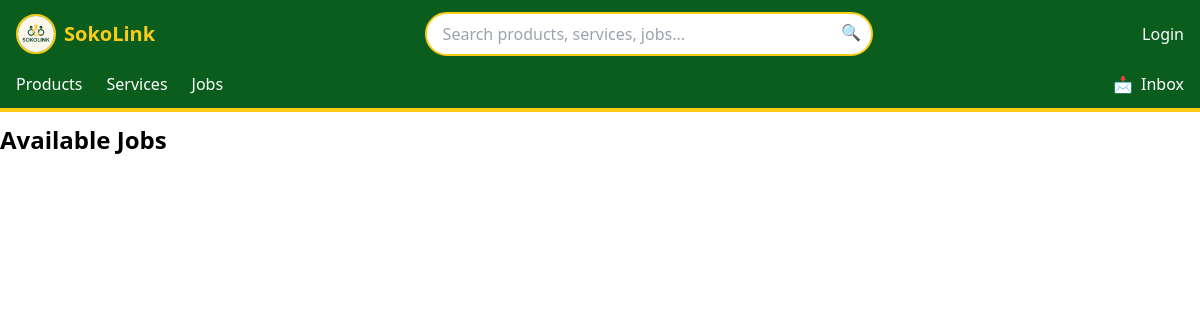
The app's page /jobs/, older data.
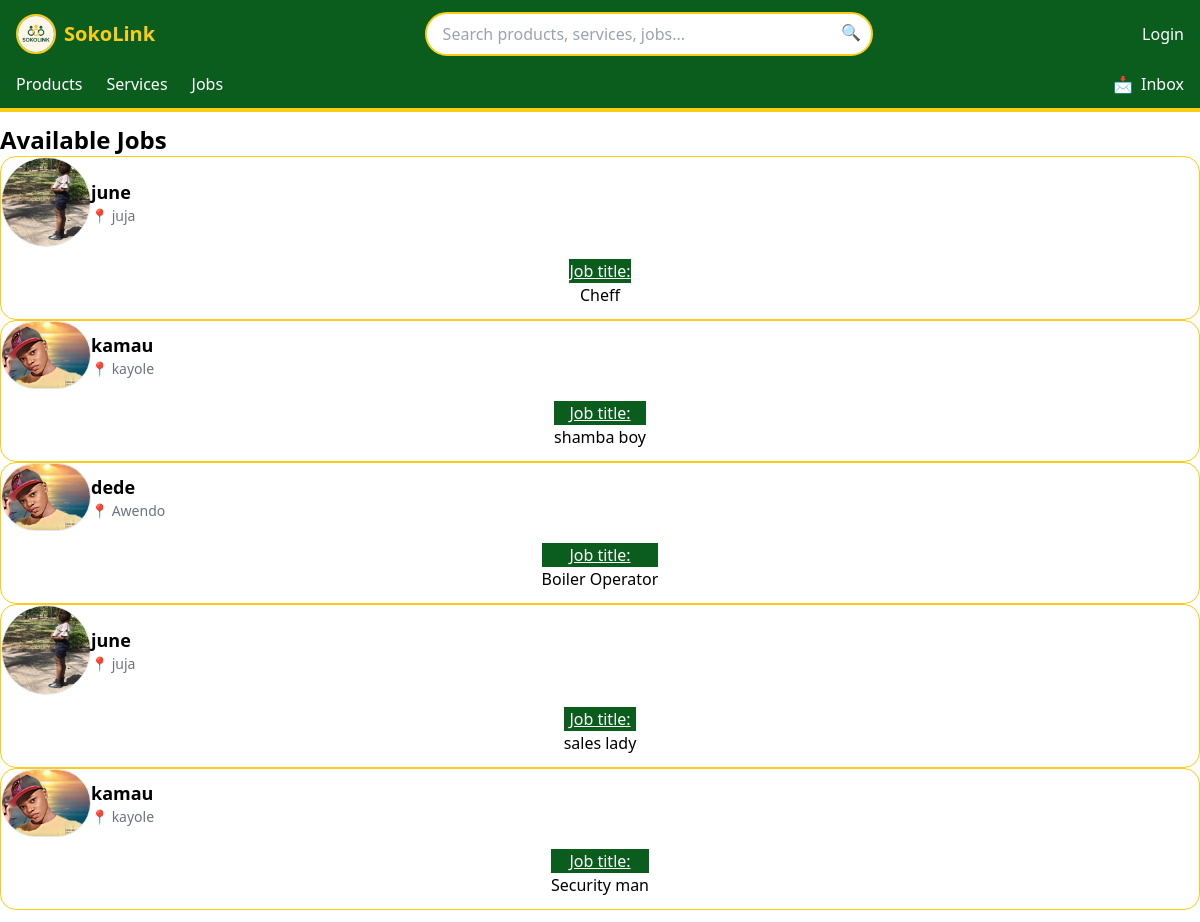
The same page, newer data.
### jobs/models.py (models this page shows)
class Job(models.Model):
    user = models.ForeignKey(User,on_delete=models.CASCADE,related_name = "Job")
    job_title = models.CharField(max_length=100,blank=True)
    qualifications = models.CharField(max_length=1000)
    job_description = models.TextField(max_length=1000,blank=True)

### authentication/models.py (models this page shows)
class User(AbstractUser):
    pass

class Profile(models.Model):
    user = models.OneToOneField(User, on_delete=models.CASCADE,null=True)
    username_or_businessname = models.CharField(max_length=100,blank=True)
    profile_pic =models.ImageField(upload_to='images/',default=None)
    location = models.CharField(max_length=100,blank=True)
    phone_number = PhoneNumberField(max_length=50,blank=True)

### jobs/views.py (the view)
# urls.py: path('jobs/', views.jobs_listing, name='jobs'),
def jobs_listing(request):
    jobs = Job.objects.all()   # 👈 fetch from DB
    return render(request, 'jobs_listing.html',{"jobs":jobs})

### jobs/templates/jobs_listing.html (shortened to what this page needs)
{% extends "base.html" %}
{% load static %}
    {% block content %}
<div class="max-w-7xl mx-auto px-3 py-3">
    <h1 class="text-2xl font-bold mb-3">Available Jobs</h1>
    <div class="space-y-4">
        {% for job in jobs %}
        <a href="{% url 'job_details' job.id %}">
            <div class="w-full bg-white shadow-md rounded-2xl p-4 flex flex-col md:flex-row gap-4 border border-yellow">
                <div class="md:w-1/4 w-full flex items-center gap-4">
                    <img src="{{ job.user.profile.profile_pic.url }}"
                        alt="Profile"
                        class="w-90 h-16 rounded-full object-cover border"height=16 width=90>
                    <div>
                        <h2 class="text-lg font-semibold text-gray-800">
                            {{ job.user.username }}
                        </h2>
                        <p class="text-sm text-gray-500">
                            📍 {{ job.user.profile.location }}
                        </p>
                    </div>
                </div>
                <div class="md:w-3/4 w-full flex flex-col md:flex-row justify-between items-center gap-4">
                    <div class=" bg-gray-50 p-3 rounded-xl text-center">
                        <p class="text-white font-medium bg-jungle"><u>Job title:</u></p>
                        {{ job.job_title }}
                    </div>
                </div>
            </div>
        </a>
        {% endfor %}
    </div>
</div>
    {% endblock content %}

### products/templates/base.html (shortened to what this page needs)
{% load static %}
<!DOCTYPE html>
<html lang="en">
<head>
    <link href="{% static 'dist/style.css' %}" rel="stylesheet">
</head>
<body>
    <header>
        <nav class="bg-jungle border-b-4 border-yellow">
            <div class="max-w-7xl mx-auto px-4 py-3">
                <div class="flex items-center justify-between">
                <div class="flex items-center space-x-2">
                    <a href="{% url 'products' %}" class="flex items-center space-x-2">
                    <img src="{% static 'images/logo.png' %}"
                        class="h-10 w-10 rounded-full border-2 border-yellow"
                        alt="SokoLink Logo" height=25 width=25>
                    <span class="text-yellow font-bold text-xl">SokoLink</span>
                    </a>
                </div>
                <div class=" md:block flex-1 mx-8">
                    <form method="get"  class="relative max-w-md mx-auto">
                    <input
                        type="text"
                        name="q"
                        placeholder="Search products, services, jobs..."
                        class="w-full px-4 py-2 rounded-full border-2 border-yellow focus:outline-none">
                    <button type="submit" class="absolute right-3 top-2 text-jungle">
                        🔍
                    </button>
                    </form>
                </div>
                <div class="flex items-center space-x-4">
                    {% if user.is_authenticated %}
                    <div class="h-10 w-10 rounded-full bg-yellow flex items-center justify-center font-bold text-white">
                        {{ user.username|first|upper }}
                    </div>
                    {% else %}
                    <a href="{% url 'login' %}" class="text-white hover:text-yellow">Login</a>
                    {% endif %}
                </div>
                </div>
                <div id="nav-links" class="mt-4 flex items-center justify-between text-white">
                <div class="flex space-x-6">
                    <a href="{% url 'products' %}" class="hover:text-yellow">Products</a>
                    <a href="{% url 'services' %}" class="hover:text-yellow">Services</a>
                    <a href="{% url 'jobs' %}" class="hover:text-yellow">Jobs</a>
                </div>
                <a href="{% url 'messages' %}" class="flex items-center space-x-2 hover:text-yellow">
                    <span>📩</span>
                    <span>Inbox</span>
                </a>
                </div>
            </div>
        </nav>
    </header>
    <main>
        {% block content %}
        {% endblock content %}
    </main>
</body>
</html>

Row changes from the older to the newer data that the page shows:
added Job: user.profile.profile_pic (picture), user.username "june", user.profile.location "juja", job_title "Cheff"
added Job: user.profile.profile_pic (picture), user.username "kamau", user.profile.location "kayole", job_title "shamba boy"
added Job: user.profile.profile_pic (picture), user.username "dede", user.profile.location "Awendo", job_title "Boiler Operator"
added Job: user.profile.profile_pic (picture), user.username "june", user.profile.location "juja", job_title "sales lady"
added Job: user.profile.profile_pic (picture), user.username "kamau", user.profile.location "kayole", job_title "Security man"
